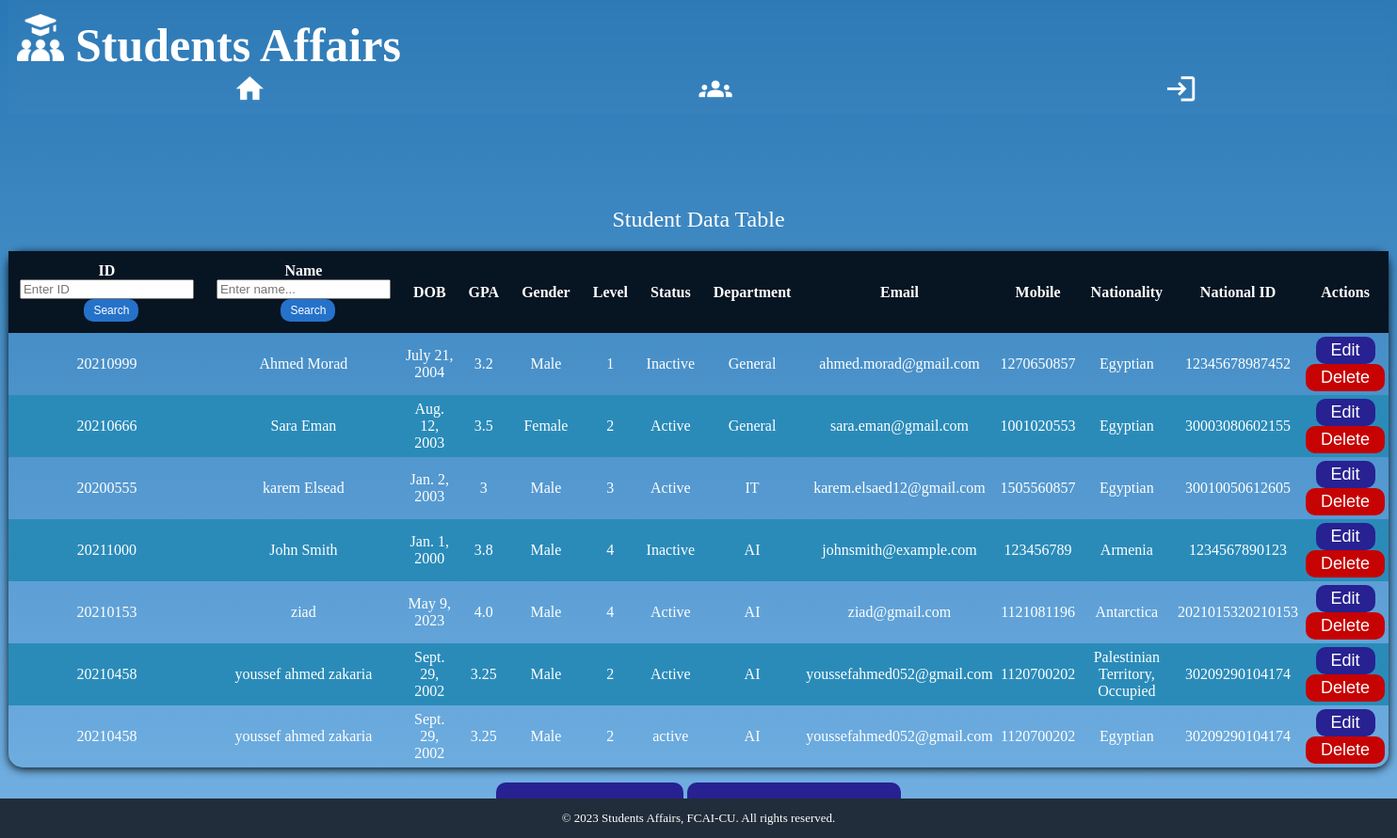
The page /dash_board/ on the database its author committed.
### student/models.py (models this page shows, shortened)
class Data_Student(models.Model):
    StuID = models.IntegerField()
    StuName = models.CharField(max_length=255)
    DOB = models.DateField()
    GPA = models.CharField(max_length=255)
    Gender = models.CharField(max_length=255)
    level = models.IntegerField()
    Status = models.CharField(max_length=255)
    Department = models.CharField(max_length=255)
    Email = models.CharField(max_length=255)
    Mobile = models.IntegerField()
    Nationality = models.CharField(max_length=255)
    NationalityID = models.IntegerField(null = True)

### student/views.py (the view)
# urls.py: path('dash_board/', views.dashboard_view, name='dashboard'),
def dashboard_view(request):
    students = Data_Student.objects.all()
    return render(request, 'DashBoard.html', {'students': students})

### student/templates/DashBoard.html (shortened to what this page needs)
{% extends 'base.html'%}
{% load static %}
{% block content %}
<table class="std-table">
    <caption>Student Data Table<br></caption>
    <thead class="header-info">
        <tr>
            <th class="form-in-table">ID
                <input type="number" id="search_Id" name="search_Id" placeholder="Enter ID" required>
                <button id="search_Id-btn">Search</button>
            </th>
            <th class="form-in-table">Name
                <input type="text" id="search_Name" name="search_Name" placeholder="Enter name..." required>
                <button id="search_Name-btn">Search</button>
            </th>
            <th>DOB</th>
            <th>GPA</th>
            <th>Gender</th>
            <th>Level</th>
            <th>Status</th>
            <th>Department</th>
            <th>Email</th>
            <th>Mobile</th>
            <th>Nationality</th>
            <th>National ID</th>
            <th>Actions</th>
        </tr>
    </thead>
    <tbody class="records">
        {% for student in students %}
        <tr>
            <td>{{ student.StuID }}</td>
            <td>{{ student.StuName}}</td>
            <td>{{ student.DOB }}</td>
            <td>{{ student.GPA }}</td>
            <td>{{ student.Gender }}</td>
            <td>{{ student.level }}</td>
            <td>{{ student.Status }}</td>
            <td>{{ student.Department }}</td>
            <td>{{ student.Email }}</td>
            <td>{{ student.Mobile }}</td>
            <td>{{ student.Nationality }}</td>
            <td>{{ student.NationalityID }}</td>
            <td><button class="button-edit" data-index="{{ forloop.counter0 }}">Edit</button>
                <button class="button-delete" data-index="{{ forloop.counter0 }}">Delete</button>
            </td>
        </tr>
        {% endfor %}
    </tbody>
</table>
<div class="add-status-buttons">
    <a href="/add_student"><button>Add Student</button></a>
    <a href="/in_acitve_student"><button>Students Status</button></a>
</div>
{% endblock content %}

### student/static/style.css (style rules this page uses)
html { background-image: linear-gradient(to bottom, #2978b5, #4e94cc, #74b1e3); background-repeat: no-repeat; background-attachment: fixed; }
body { height: 100%; display: flex; flex-direction: column; color: #ffffff; font-family: "Microsoft Sans Serif"; margin-top: 200px; }
a { text-decoration: none; color: #ffffff; }
table { margin-left: auto; margin-right: auto; margin-bottom: 16px; text-align: center; width: 90%; border-collapse: collapse; box-shadow: 0 2px 10px rgba(0, 0, 0, 0.9); border-radius: 15px; }
caption { margin: 20px; font-size: x-large; }
thead { background-color: #2d3e50; color: #ffffff; }
th { background-color: #071422; color: #ffffff; text-align: center; padding: 12px; }
.std-table td { padding: 4px; text-align: center; }
tr:nth-child(even) { background-color: #2a8bb9; }
button { display: inline; background-color: #272192; color: #ffffff; padding: 15px 50px; border: none; border-radius: 10px; cursor: pointer; margin: 0 auto; font-size: large; transition: background-color 0.3s ease-in-out; }
.button-edit { background-color: #272192; color: #ffffff; padding: 4px 16px; border: none; border-radius: 10px; cursor: pointer; }
.button-delete { background-color: #c70202; color: #ffffff; padding: 4px 16px; border: none; border-radius: 10px; cursor: pointer; }
.add-status-buttons, .back { text-align: center; }
#search_Id-btn, #search_Name-btn { margin-left: 10px; padding: 5px 10px; font-size: 12px; background-color: #2572ca; }

### rows shown on the page
Data_Student: StuID "20210999", StuName "Ahmed Morad", DOB "July 21, 2004", GPA "3.2", Gender "Male", level "1", Status "Inactive", Department "General", Email "ahmed.morad@gmail.com", Mobile "1270650857", Nationality "Egyptian", NationalityID "12345678987452"
Data_Student: StuID "20210666", StuName "Sara Eman", DOB "Aug. 12, 2003", GPA "3.5", Gender "Female", level "2", Status "Active", Department "General", Email "sara.eman@gmail.com", Mobile "1001020553", Nationality "Egyptian", NationalityID "30003080602155"
Data_Student: StuID "20200555", StuName "karem Elsead", DOB "Jan. 2, 2003", GPA "3", Gender "Male", level "3", Status "Active", Department "IT", Email "karem.elsaed12@gmail.com", Mobile "1505560857", Nationality "Egyptian", NationalityID "30010050612605"
Data_Student: StuID "20211000", StuName "John Smith", DOB "Jan. 1, 2000", GPA "3.8", Gender "Male", level "4", Status "Inactive", Department "AI", Email "johnsmith@example.com", Mobile "123456789", Nationality "Armenia", NationalityID "1234567890123"
Data_Student: StuID "20210153", StuName "ziad", DOB "May 9, 2023", GPA "4.0", Gender "Male", level "4", Status "Active", Department "AI", Email "ziad@gmail.com", Mobile "1121081196", Nationality "Antarctica", NationalityID "2021015320210153"
Data_Student: StuID "20210458", StuName "youssef ahmed zakaria", DOB "Sept. 29, 2002", GPA "3.25", Gender "Male", level "2", Status "Active", Department "AI", Email "youssefahmed052@gmail.com", Mobile "1120700202", Nationality "Palestinian Territory, Occupied", NationalityID "30209290104174"
Data_Student: StuID "20210458", StuName "youssef ahmed zakaria", DOB "Sept. 29, 2002", GPA "3.25", Gender "Male", level "2", Status "active", Department "AI", Email "youssefahmed052@gmail.com", Mobile "1120700202", Nationality "Egyptian", NationalityID "30209290104174"
